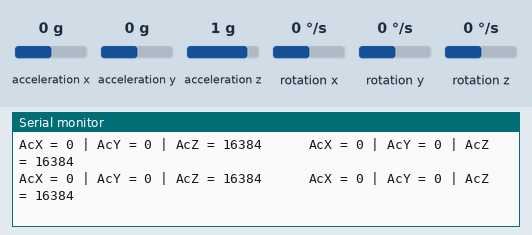
This sketch was run on a simulated Arduino Uno, built with avr-gcc and run on an emulated ATmega328P. Shown: the last lines printed to the serial monitor. Wiring (inferred from the names in the program): MPU-6050 motion sensor at I2C address 0x68; MPU-6050 motion sensor at I2C address 0x69. The inputs (shaded band) are chosen by the test bench; at power-on: acceleration x 0 g, acceleration y 0 g, acceleration z 1 g, rotation x 0 °/s, rotation y 0 °/s, rotation z 0 °/s.

Above: at 1.2 s.
1.3 s: acceleration x set to -1.4 g
At 1.8 s:
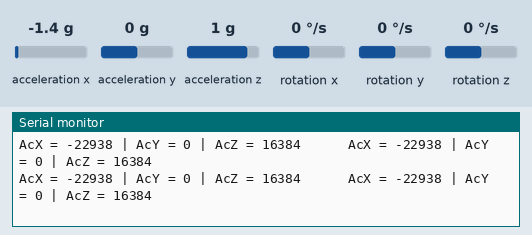
4.3 s: acceleration y set to -1.4 g
At 5.1 s:
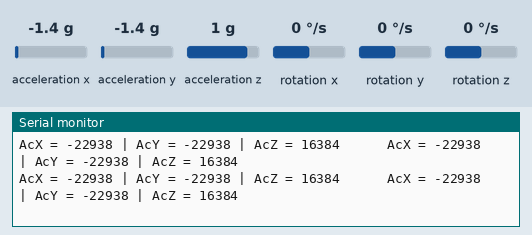
7.3 s: acceleration z set to -1.4 g
At 8.2 s:
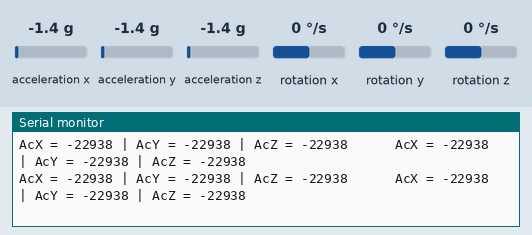
10.3 s: acceleration x set to 0.8 g
At 10.8 s:
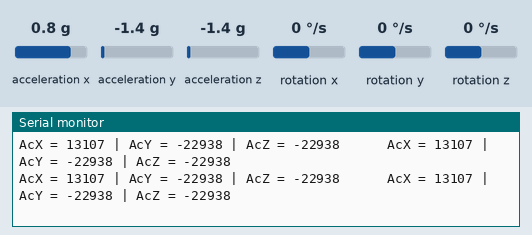
13.3 s: acceleration y set to 0 g
At 13.8 s:
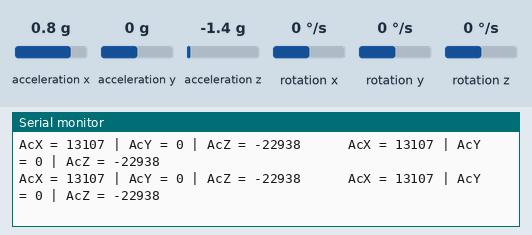
16.3 s: acceleration z set to 0 g
At 16.9 s:
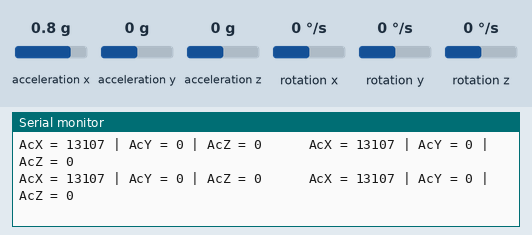
Timing chart, 0 to 19.3 s (numbered marks = the images above; inputs shaded):
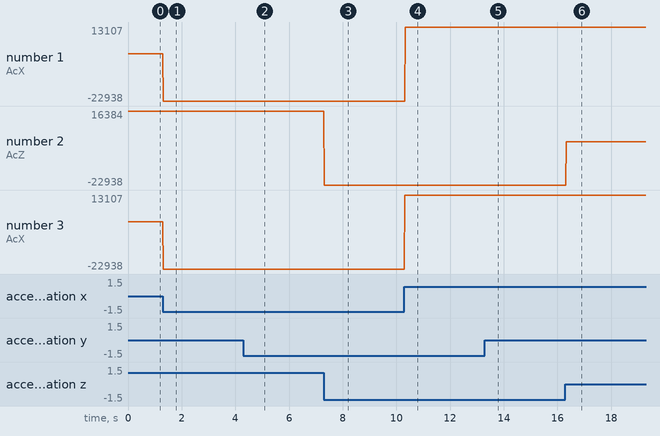

Measured:
- after the input at 1.3 s, the serial monitor: prints a new line at once (image 1)
- after the input at 4.3 s, the serial monitor: prints a new line at once (image 2)
- after the input at 7.3 s, the serial monitor: prints a new line at once (image 3)
- after the input at 10.3 s, the serial monitor: prints a new line at once (image 4)
- after the input at 13.3 s, the serial monitor: prints a new line at once (image 5)
- after the input at 16.3 s, the serial monitor: prints a new line at once (image 6)
- plotted number 1: 0 → -22938 after the input at 1.3 s, -22938 → 13107 after the input at 10.3 s
- plotted number 3: 0 → -22938 after the input at 1.3 s, -22938 → 13107 after the input at 10.3 s

The sketch:

TestMPU6050.ino
```cpp
#include <Wire.h>
const int MPU2=0x69,MPU1=0x68;
int16_t AcX1,AcY1,AcZ1,Tmp1,GyX1,GyY1,GyZ1;
int16_t AcX2,AcY2,AcZ2,Tmp2,GyX2,GyY2,GyZ2;


//-------------------------------------------------\setup loop\------------------------------------------------------------
 void setup(){
      Wire.begin();
      Wire.beginTransmission(MPU1);
      Wire.write(0x6B);// PWR_MGMT_1 register
      Wire.write(0); // set to zero (wakes up the MPU-6050)
      Wire.endTransmission(true);Wire.begin();
      Wire.beginTransmission(MPU2);
      Wire.write(0x6B);// PWR_MGMT_1 register
      Wire.write(0); // set to zero (wakes up the MPU-6050)
      Wire.endTransmission(true);
      Serial.begin(57600);
     }

//---------------------------------------------------\void loop\------------------------------------------------------------
 void loop(){

      //get values for first mpu having address of 0x68
      GetMpuValue1(MPU1);
      Serial.print("\t\t\t");

      //get values for second mpu having address of 0x69
      GetMpuValue2(MPU2);
      Serial.println("");
    }

//----------------------------------------------\user defined functions\--------------------------------------------------


 void GetMpuValue1(const int MPU){

      Wire.beginTransmission(MPU);
      Wire.write(0x3B); // starting with register 0x3B (ACCEL_XOUT_H)
      Wire.endTransmission(false);
      Wire.requestFrom(MPU, 14, true); // request a total of 14 registers
      AcX1=Wire.read()<<8| Wire.read(); // 0x3B (ACCEL_XOUT_H) & 0x3C (ACCEL_XOUT_L)
      AcY1=Wire.read()<<8|  Wire.read(); // 0x3D (ACCEL_YOUT_H) & 0x3E (ACCEL_YOUT_L)
      AcZ1=Wire.read()<<8| Wire.read(); // 0x3F (ACCEL_ZOUT_H) & 0x40 (ACCEL_ZOUT_L)
      Tmp1=Wire.read()<<8| Wire.read(); // 0x41 (TEMP_OUT_H) & 0x42 (TEMP_OUT_L)
//      GyX1=Wire.read()<<8| Wire.read(); // 0x43 (GYRO_XOUT_H) & 0x44 (GYRO_XOUT_L)
//      GyY1=Wire.read()<<8| Wire.read(); // 0x45 (GYRO_YOUT_H) & 0x46 (GYRO_YOUT_L)
//      GyZ1=Wire.read()<<8| Wire.read(); // 0x47 (GYRO_ZOUT_H) & 0x48 (GYRO_ZOUT_L)
      Serial.print("AcX = ");
      Serial.print(AcX1);
      Serial.print(" | AcY = ");
      Serial.print(AcY1);
      Serial.print(" | AcZ = ");
      Serial.print(AcZ1);
//      Serial.print(" | GyX = ");
//      Serial.print(GyX1);
//      Serial.print(" | GyY = ");
//      Serial.print(GyY1);
//      Serial.print(" | GyZ = ");
//      Serial.print(GyZ1);
     }


 void GetMpuValue2(const int MPU){

      Wire.beginTransmission(MPU);
      Wire.write(0x3B); // starting with register 0x3B (ACCEL_XOUT_H)
      Wire.endTransmission(false);
      Wire.requestFrom(MPU, 14, true); // request a total of 14 registers
      AcX2=Wire.read()<<8| Wire.read(); // 0x3B (ACCEL_XOUT_H) & 0x3C (ACCEL_XOUT_L)
      AcY2=Wire.read()<<8|  Wire.read(); // 0x3D (ACCEL_YOUT_H) & 0x3E (ACCEL_YOUT_L)
      AcZ2=Wire.read()<<8| Wire.read(); // 0x3F (ACCEL_ZOUT_H) & 0x40 (ACCEL_ZOUT_L)
      Tmp2=Wire.read()<<8| Wire.read(); // 0x41 (TEMP_OUT_H) & 0x42 (TEMP_OUT_L)
//      GyX2=Wire.read()<<8| Wire.read(); // 0x43 (GYRO_XOUT_H) & 0x44 (GYRO_XOUT_L)
//      GyY2=Wire.read()<<8| Wire.read(); // 0x45 (GYRO_YOUT_H) & 0x46 (GYRO_YOUT_L)
//      GyZ2=Wire.read()<<8| Wire.read(); // 0x47 (GYRO_ZOUT_H) & 0x48 (GYRO_ZOUT_L)
      Serial.print("AcX = ");
      Serial.print(AcX2);
      Serial.print(" | AcY = ");
      Serial.print(AcY2);
      Serial.print(" | AcZ = ");
      Serial.print(AcZ2);
//      Serial.print(" | GyX = ");
//      Serial.print(GyX2);
//      Serial.print(" | GyY = ");
//      Serial.print(GyY2);
//      Serial.print(" | GyZ = ");
//      Serial.print(GyZ2);
     }
```
